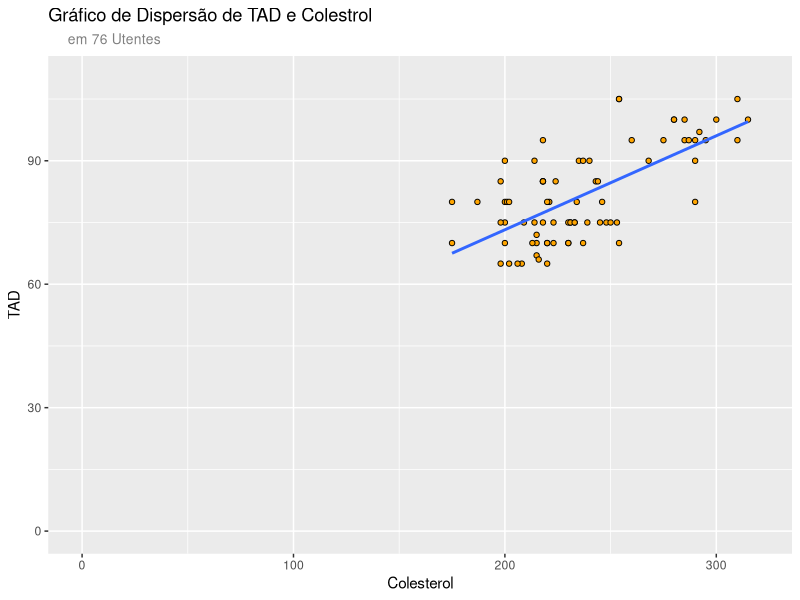

Generate this figure with R:
library("openxlsx")
library("ggplot2")
library("dplyr")

variaveis <- c("Colesterol", "TAD")


dados <- read.xlsx("./Ex04/Utentes.xlsx") %>%  select(variaveis)


ggplot(dados, aes(x = Colesterol, y= TAD)) +
  geom_point(color= 'black', fill='orange', shape= 21) + xlim(0,320) + ylim(0, 110) +
  labs(title = "Gráfico de Dispersão de TAD e Colestrol", subtitle = "em 76 Utentes") + geom_smooth(method = "lm", se =FALSE) +
  theme(plot.subtitle=element_text(size=10, hjust=0.03, color="#808080"))
